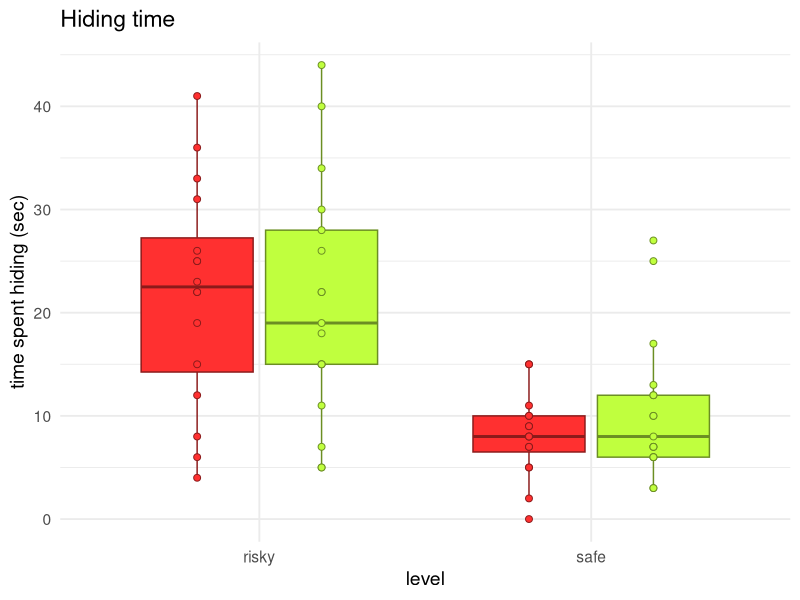
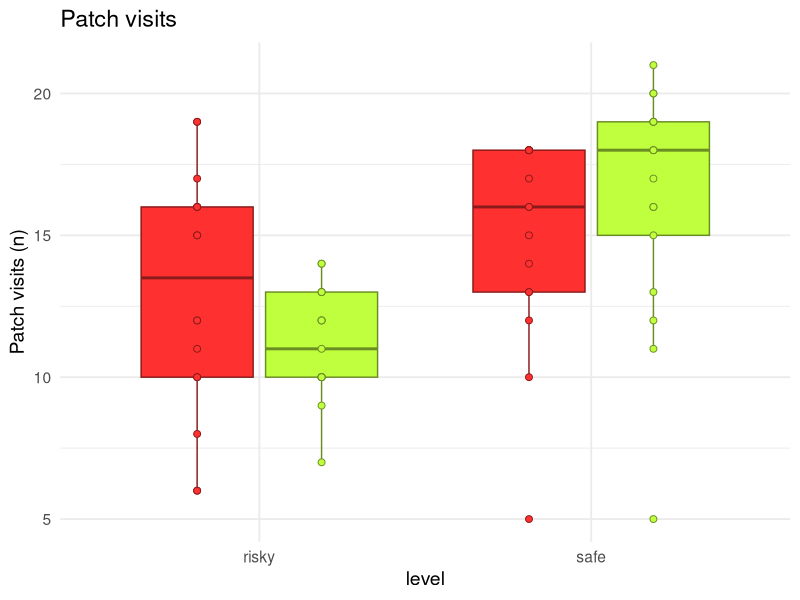
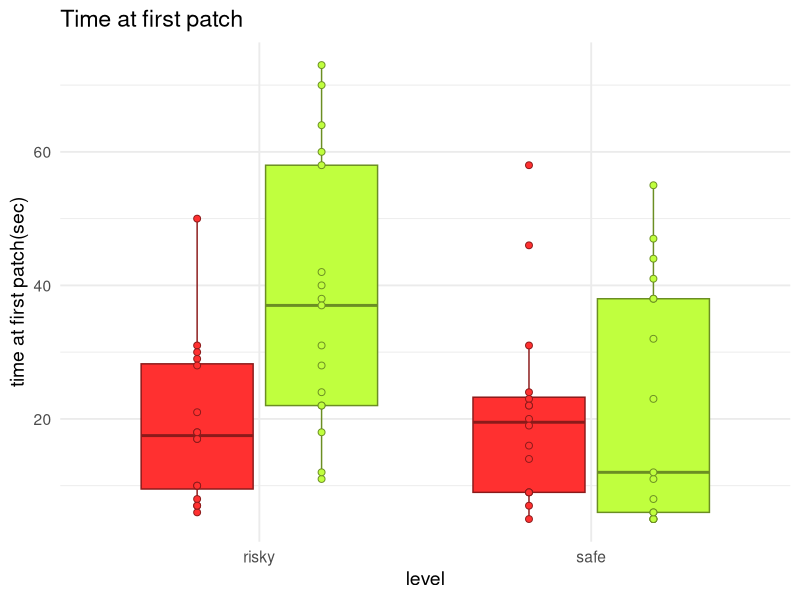
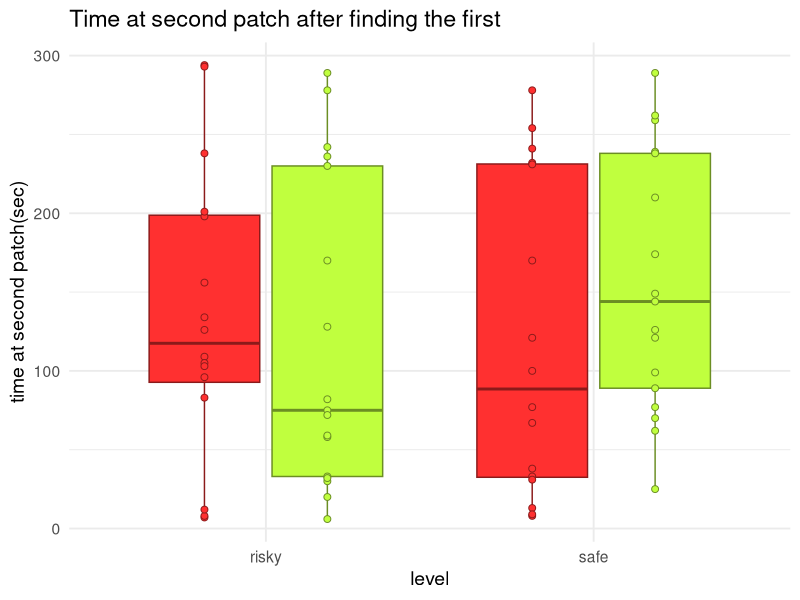

Here is the R script that generated these plots, in order:
#load packages####    

library("dplyr") #data wrangling
library('tidyr') #data wrangling
library("ggplot2") #plotting
library('lmerTest') #mixed-effect models
library('emmeans') #marginal mean comparisons


#load data####

df <- read.csv('open_field_data.csv', fileEncoding="UTF-8-BOM")


#turn columns into factors
df$safe_first <- as.factor(df$safe_first)
df$n <- as.factor(df$n)
#remove pilot runs
df <- df[which(!df$n %in% c(1,2,3,4,5)),]
#load background data
background <- read.csv('general_data.csv', fileEncoding="UTF-8-BOM")
background$n <- as.factor(background$n)


#preparing data frames #########################################################

#define places of interest####

#bush coordinates
bush1_coor <-  matrix(c(range(831,1021), range(3361,3232)), nrow = 2, ncol = 2)
bush2_coor <-  matrix(c(range(895,960), range(2590,2655)), nrow = 2, ncol = 2)
bush3_coor <-  matrix(c(range(800,960), range(1470,1790)), nrow = 2, ncol = 2)
bush4_coor <-  matrix(c(range(900,1215), range(860,1025)), nrow = 2, ncol = 2)
bush5_coor <-  matrix(c(range(1722,1880), range(2815,2975)), nrow = 2, ncol = 2)
bush6_coor <-  matrix(c(range(1630,1690), range(2300,2360)), nrow = 2, ncol = 2)
bush7_coor <-  matrix(c(range(1560,1665), range(1860,1945)), nrow = 2, ncol = 2)
bush8_coor <-  matrix(c(range(2145,2230), range(2620,2751)), nrow = 2, ncol = 2)
bush9_coor <-  matrix(c(range(2240,2330), range(2305,2365)), nrow = 2, ncol = 2)
bush10_coor <-  matrix(c(range(1920,2075), range(1987,2140)), nrow = 2, ncol = 2)
bush11_coor <-  matrix(c(range(1950,2055), range(1635,1730)), nrow = 2, ncol = 2)
bush12_coor <-  matrix(c(range(2240,2420), range(990,1180)), nrow = 2, ncol = 2)
bush13_coor <-  matrix(c(range(2880,3200), range(2940,3230)), nrow = 2, ncol = 2)
bush14_coor <-  matrix(c(range(2870,3130), range(2370,2495)), nrow = 2, ncol = 2)
bush15_coor <-  matrix(c(range(2625,2690), range(1730,1790)), nrow = 2, ncol = 2)
bush16_coor <-  matrix(c(range(2880,2940), range(1570,1630)), nrow = 2, ncol = 2)
bush17_coor <-  matrix(c(range(3070,3290), range(765,985)), nrow = 2, ncol = 2)
bushes_coor <- list(bush1_coor, bush2_coor,bush3_coor,bush4_coor,
                    bush5_coor,bush6_coor,bush7_coor,bush8_coor,
                    bush9_coor,bush10_coor,bush11_coor,bush12_coor,
                    bush13_coor,bush14_coor,bush15_coor,bush16_coor,
                    bush17_coor)

#food patch coordinates
food1_coor_risk <- matrix(c(range(1080,1277), range(1377,1535)), nrow = 2, ncol = 2)
food2_coor_risk <- matrix(c(range(2015,2210), range(1120,1280)), nrow = 2, ncol = 2)

food1_coor_safe <- matrix(c(range(1920,2080), range(1080,1280)), nrow = 2, ncol = 2)
food2_coor_safe <- matrix(c(range(2848,3040), range(1370,1530)), nrow = 2, ncol = 2)

food_coor_risk <- list(food1_coor_risk,food2_coor_risk)
food_coor_safe <- list(food1_coor_safe,food2_coor_safe)

#home coordinates
cave_coor <- matrix(c(range(2015,2175), range(215,2175)), nrow = 2, ncol = 2)

#flag instances of hiding in bushes####

#function to check both columns against a matrix range
is_in_range <- function(row, matrices) {
  any(sapply(matrices, function(mat) {
    # Extract min/max for the first and second column of the matrix
    min_col1 <- min(mat[,1]); max_col1 <- max(mat[,1])
    min_col2 <- min(mat[,2]); max_col2 <- max(mat[,2])
    
    # Check if row's Col1 and Col2 fall within the respective ranges
    (row["x"] >= min_col1 & row["x"] <= max_col1) &
      (row["y"] >= min_col2 & row["y"] <= max_col2)
  }))
}


#flag
df$Flag <- apply(df, 1, is_in_range, matrices = bushes_coor)

#summarize hiding time####

hiding_sum<- df[which(df$Flag == TRUE),] %>%
  group_by(n,risk,safe_first) %>% 
  summarise(sum=n()) %>% group_by(risk) 
  
hiding_sum$risk[which(hiding_sum$risk == 1)] <- "risky"
hiding_sum$risk[which(hiding_sum$risk == 0)] <- "safe"
#IN N = 29 THE PLAYER DIDNT HIDE IN THHE SAFE LEVEL
#MANUALLY ADD DATA
trial29safe <- data.frame(n = 29, risk = 'safe', safe_first = "risky first", sum = 0)
trial29safe$safe_first <- as.factor(trial29safe$safe_first)
trial29safe$n <- as.factor(trial29safe$n)

hiding_sum <- rbind(hiding_sum,trial29safe)

#turn column into factor
hiding_sum$risk <- as.factor(hiding_sum$risk)

#append background data
hiding_sum <- left_join(hiding_sum, background)


#add times####

df <- df %>% group_by(n,risk) %>%  mutate(time=row_number())


#flag patch visits in a long format####

df$at_patch <- 0
df$at_patch[which(df$risk == 1)] <- apply(df[which(df$risk == 1),], 
                                          1, is_in_range, matrices = food_coor_risk)
df$at_patch[which(df$risk == 0)] <- apply(df[which(df$risk == 0),], 
                                          1, is_in_range, matrices = food_coor_safe)

#crate data frame for patch arrivals
patch_arrivals <- df[which(df$at_patch == TRUE & lead(df$at_patch == FALSE)),]

#sum patch arrivals
patch_arrivals_sum <- patch_arrivals %>% group_by(n,risk,safe_first) %>%
  summarise(sum = n())

#turn binary variables into string for plotting
patch_arrivals_sum$risk[which(patch_arrivals_sum$risk == 1)] <- "risky"
patch_arrivals_sum$risk[which(patch_arrivals_sum$risk == 0)] <- "safe" 

#append background data
patch_arrivals_sum <- left_join(patch_arrivals_sum, background)


#flag patch visits in a wide format####

#initialize lists
food_coor1_safe <- list(food1_coor_safe) 
food_coor2_safe <- list(food2_coor_safe) 
food_coor1_risk <- list(food1_coor_risk) 
food_coor2_risk <- list(food2_coor_risk) 

#initialize columns
df$patch1_safe <- 0
df$patch2_safe <- 0
df$patch1_risk <- 0
df$patch2_risk <- 0

#flag patch visits
df$patch1_safe[which(df$risk == 0)] <- apply(df[which(df$risk == 0),], 
                                             1, is_in_range, matrices = food_coor1_safe)

df$patch2_safe[which(df$risk == 0)] <- apply(df[which(df$risk == 0),], 
                                             1, is_in_range, matrices = food_coor2_safe)

df$patch1_risk[which(df$risk == 1)] <- apply(df[which(df$risk == 1),], 
                                             1, is_in_range, matrices = food_coor1_risk)

df$patch2_risk[which(df$risk == 1)] <- apply(df[which(df$risk == 1),], 
                                             1, is_in_range, matrices = food_coor2_risk)

#replace NA with zeroes
df <- df %>% replace(is.na(.), 0)

patch_visits <- df[which(df$at_patch == TRUE & lead(df$at_patch == FALSE)),]

patch_visits <- patch_visits %>% group_by(n) %>% summarise(patch1_safe = sum(patch1_safe),
                                                 patch2_safe = sum(patch2_safe),
                                                 patch1_risk = sum(patch1_risk),
                                                 patch2_risk = sum(patch2_risk))

#write.csv(patch_visits,"~/filename.csv", row.names = FALSE)

#preparing data frames for time to reach first and second patches####

#data from the data frames containing patch visits in a long and wide format
#were summarized manually in excel to create the data frames 'open_field_visits_detail'

#load data
patch_visits <- read.csv('open_field_visits_detail.csv', fileEncoding="UTF-8-BOM")

#turn columns into factors
patch_visits$risk <- as.factor(patch_visits$risk)
patch_visits$safe_first <- as.factor(patch_visits$safe_first)
patch_visits$n <- as.factor(patch_visits$n)

#remove pilot runs
patch_visits <- patch_visits[which(!patch_visits$n %in% c(1,2,3,4,5)),]

#filter data for first patch
patch_visits_filtered1 <- patch_visits %>% group_by(n,risk) %>%
  filter(patch == 1) %>%
  slice(1)

#filter data for second patch
patch_visits_filtered2 <- patch_visits %>% group_by(n,risk) %>%
  filter(patch == 2) %>%
  slice(1)

#MANUALLY ADD DATA FOR RUN WITH NO PATCH VISITS
missimgsecond <- data.frame(n = c(7,8,14,16,24,24,29,30,32,36,37,37), 
                            risk = c('safe','safe','risky','safe','risky','safe','risky','risky','risky','risky','risky','safe'), 
                            safe_first = c("risky first",'safe first','safe first','safe first','safe first','safe first','risky first','safe first','safe first','safe first','risky first','risky first'), 
                            time = c(300,300,300,300,300,300,300,300,300,300,300,300),
                                     patch = c(2,2,2,2,2,2,2,2,2,2,2,2))
missimgsecond$safe_first <- as.factor(missimgsecond$safe_first)
missimgsecond$n <- as.factor(missimgsecond$n)

#append data
patch_visits_filtered2 <- rbind(patch_visits_filtered2,missimgsecond)

#turn columns into factors
patch_visits_filtered2$risk <- as.factor(patch_visits_filtered2$risk)

#append background data
patch_visits_filtered1 <- left_join(patch_visits_filtered1, background)
patch_visits_filtered2 <- left_join(patch_visits_filtered2, background)

#order data frames
patch_visits_filtered2 <- patch_visits_filtered2[order(patch_visits_filtered2$n,
                                                       patch_visits_filtered2$risk),]
patch_visits_filtered1 <- patch_visits_filtered1[order(patch_visits_filtered1$n,
                                                       patch_visits_filtered1$risk),]

#calculate time to reach second patch after reaching the first
patch_visits_filtered2$clean_time <- patch_visits_filtered2$time - patch_visits_filtered1$time


#hiding time model####

#model
model <- lmer(data = hiding_sum, (sum)^0.5 ~ risk*safe_first + (1|n))
summary(model)

#check for normality of residuals
res <- residuals(model)
shapiro.test(res) #normal
 

#models#########################################################################

#time to reach first patch model####

#model
model <- lmer(data = patch_visits_filtered1, time ~ risk*safe_first + (1|n))
summary(model)

#check for normality of residuals
res <- residuals(model)
shapiro.test(res) #normal

#marginal means comparison
emm <- emmeans(model, ~ risk | safe_first)
pairs(emm)


#time to reach second patch model####
model <- lmer(data = patch_visits_filtered2, clean_time ~ risk*safe_first + (1|n))
summary(model)

#check for normality of residuals
res <- residuals(model)
shapiro.test(res)

#marginal means comparison
emm <- emmeans(model, ~ risk | safe_first)
pairs(emm) #normal


#patch visits model####

#model
model <- lmer(data = patch_arrivals_sum, sum ~ risk*safe_first + (1|n))
summary(model)

#check for normality of residuals
res <- residuals(model)
shapiro.test(res) #normal 

#marginal means comparison
emm <- emmeans(model, ~ risk | safe_first)
pairs(emm)



#plots##########################################################################

#plot hiding time####
ggplot(hiding_sum, aes(x = risk, y = sum, color = safe_first, fill = safe_first)) + 
  geom_boxplot() +
  geom_jitter(position = position_jitterdodge(jitter.width = 0, dodge.width = 0.75), 
              size = 2, shape = 21) +
  labs(x="level", 
       y="time spent hiding (sec)") +
  scale_color_manual(values = c('risky first' = "firebrick4", 'safe first' = "olivedrab")) +
  scale_fill_manual(values = c('risky first' = "firebrick1", 'safe first' = "olivedrab1"))+
  theme_minimal(base_size = 14) +
  ggtitle("Hiding time")  + theme(legend.position = "none")

hiding_sum$sum_root <- hiding_sum$sum^0.5



#plot patch visits####
ggplot(patch_arrivals_sum, aes(x = risk, y = sum, color = safe_first, fill = safe_first)) + 
  geom_boxplot() +
  geom_jitter(position = position_jitterdodge(jitter.width = 0, dodge.width = 0.75), 
              size = 2, shape = 21) +
  labs(x="level", 
       y="Patch visits (n)") +
  scale_color_manual(values = c('risky first' = "firebrick4", 'safe first' = "olivedrab")) +
  scale_fill_manual(values = c('risky first' = "firebrick1", 'safe first' = "olivedrab1"))+
  theme_minimal(base_size = 14) +
  ggtitle("Patch visits") + theme(legend.position = "none")



#plot time to reach first patch####
ggplot(patch_visits_filtered1, aes(x = risk, y = time, color = safe_first, fill = safe_first)) + 
  geom_boxplot() +
  geom_jitter(position = position_jitterdodge(jitter.width = 0, dodge.width = 0.75), 
              size = 2, shape = 21) +
  labs(x="level", 
       y="time at first patch(sec)") +
  scale_color_manual(values = c('risky first' = "firebrick4", 'safe first' = "olivedrab")) +
  scale_fill_manual(values = c('risky first' = "firebrick1", 'safe first' = "olivedrab1"))+
  theme_minimal(base_size = 14) +
  ggtitle("Time at first patch") + theme(legend.position = "none")


#plot time to reach second patch####
ggplot(patch_visits_filtered2, aes(x = risk, y = clean_time, color = safe_first, fill = safe_first)) + 
  geom_boxplot() +
  geom_jitter(position = position_jitterdodge(jitter.width = 0, dodge.width = 0.75), 
              size = 2, shape = 21) +
  labs(x="level", 
       y="time at second patch(sec)") +
  scale_color_manual(values = c('risky first' = "firebrick4", 'safe first' = "olivedrab")) +
  scale_fill_manual(values = c('risky first' = "firebrick1", 'safe first' = "olivedrab1"))+
  theme_minimal(base_size = 14) +
  ggtitle("Time at second patch after finding the first") + theme(legend.position = "none")
